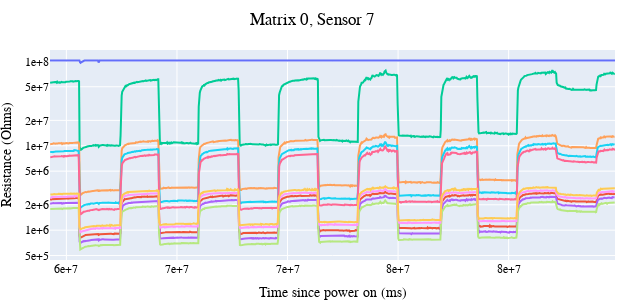

The cell this chart's notebook holds for it:
### Code cell
plot_sensor_it(0, 7,
               sensor_data_raw, labels,
               classes, colors,
               save_pdf=True,
               include_labels=False,
               skip=2400,
               end_skip=1)

### Figure 1 — Plotly figure (JSON) as saved in the notebook; plotly's stock layout.template omitted (floating-point values rounded to 4 significant figures; data arrays with more than 128 entries replaced by an {"elided": "..."} marker saying what was removed)
{"data": [{"mode": "lines", "name": "H.S. 0", "showlegend": false, "type": "scatter", "x": {"elided": "1035 int values"}, "y": {"elided": "1035 int values"}}, {"mode": "lines", "name": "H.S. 1", "showlegend": false, "type": "scatter", "x": {"elided": "1035 int values"}, "y": {"elided": "1035 float values"}}, {"mode": "lines", "name": "H.S. 2", "showlegend": false, "type": "scatter", "x": {"elided": "1034 int values"}, "y": {"elided": "1034 int values"}}, {"mode": "lines", "name": "H.S. 3", "showlegend": false, "type": "scatter", "x": {"elided": "1034 int values"}, "y": {"elided": "1034 float values"}}, {"mode": "lines", "name": "H.S. 4", "showlegend": false, "type": "scatter", "x": {"elided": "1034 int values"}, "y": {"elided": "1034 float values"}}, {"mode": "lines", "name": "H.S. 5", "showlegend": false, "type": "scatter", "x": {"elided": "1034 int values"}, "y": {"elided": "1034 float values"}}, {"mode": "lines", "name": "H.S. 6", "showlegend": false, "type": "scatter", "x": {"elided": "1034 int values"}, "y": {"elided": "1034 float values"}}, {"mode": "lines", "name": "H.S. 7", "showlegend": false, "type": "scatter", "x": {"elided": "1034 int values"}, "y": {"elided": "1034 float values"}}, {"mode": "lines", "name": "H.S. 8", "showlegend": false, "type": "scatter", "x": {"elided": "1034 int values"}, "y": {"elided": "1034 float values"}}, {"mode": "lines", "name": "H.S. 9", "showlegend": false, "type": "scatter", "x": {"elided": "1034 int values"}, "y": {"elided": "1034 float values"}}], "layout": {"font": {"color": "black", "family": "Times New Roman"}, "height": 300, "margin": {"b": 0, "l": 0, "r": 10, "t": 50}, "title": {"font": {"family": "Times New Roman"}, "pad": {"b": 0, "l": 0, "r": 0, "t": 0}, "text": "Matrix 0, Sensor 7", "x": 0.5}, "width": 625, "xaxis": {"tickformat": ".0e", "title": {"text": "Time since power on (ms)"}}, "yaxis": {"tickformat": ".0e", "title": {"text": "Resistance (Ohms)"}, "type": "log"}}}
